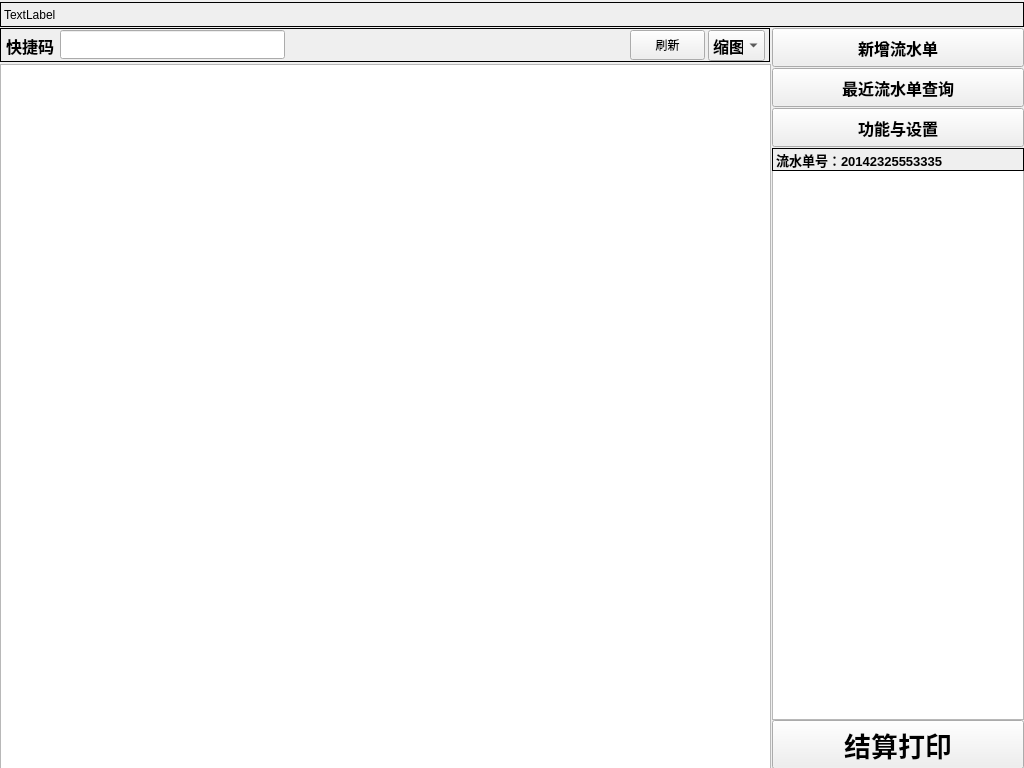
<?xml version="1.0" encoding="UTF-8"?>
<ui version="4.0">
 <class>MainWindow</class>
 <widget class="QMainWindow" name="MainWindow">
  <property name="geometry">
   <rect>
    <x>0</x>
    <y>0</y>
    <width>1024</width>
    <height>768</height>
   </rect>
  </property>
  <property name="windowTitle">
   <string>MainWindow</string>
  </property>
  <widget class="QWidget" name="centralWidget">
   <widget class="QLabel" name="label">
    <property name="geometry">
     <rect>
      <x>0</x>
      <y>2</y>
      <width>1024</width>
      <height>25</height>
     </rect>
    </property>
    <property name="frameShape">
     <enum>QFrame::Box</enum>
    </property>
    <property name="text">
     <string>TextLabel</string>
    </property>
   </widget>
   <widget class="QTableView" name="tableView">
    <property name="geometry">
     <rect>
      <x>0</x>
      <y>64</y>
      <width>771</width>
      <height>708</height>
     </rect>
    </property>
   </widget>
   <widget class="QFrame" name="frame">
    <property name="geometry">
     <rect>
      <x>0</x>
      <y>28</y>
      <width>770</width>
      <height>34</height>
     </rect>
    </property>
    <property name="frameShape">
     <enum>QFrame::Box</enum>
    </property>
    <property name="frameShadow">
     <enum>QFrame::Plain</enum>
    </property>
    <widget class="QLineEdit" name="lineEdit">
     <property name="geometry">
      <rect>
       <x>60</x>
       <y>2</y>
       <width>225</width>
       <height>29</height>
      </rect>
     </property>
    </widget>
    <widget class="QLabel" name="label_2">
     <property name="geometry">
      <rect>
       <x>6</x>
       <y>8</y>
       <width>54</width>
       <height>19</height>
      </rect>
     </property>
     <property name="font">
      <font>
       <pointsize>12</pointsize>
       <weight>75</weight>
       <bold>true</bold>
      </font>
     </property>
     <property name="text">
      <string>快捷码</string>
     </property>
    </widget>
    <widget class="QPushButton" name="refreshbtn">
     <property name="geometry">
      <rect>
       <x>630</x>
       <y>2</y>
       <width>75</width>
       <height>30</height>
      </rect>
     </property>
     <property name="sizePolicy">
      <sizepolicy hsizetype="Fixed" vsizetype="Fixed">
       <horstretch>0</horstretch>
       <verstretch>0</verstretch>
      </sizepolicy>
     </property>
     <property name="text">
      <string>刷新</string>
     </property>
     <property name="autoExclusive">
      <bool>false</bool>
     </property>
    </widget>
    <widget class="QComboBox" name="comboBox">
     <property name="geometry">
      <rect>
       <x>708</x>
       <y>2</y>
       <width>57</width>
       <height>31</height>
      </rect>
     </property>
     <property name="font">
      <font>
       <pointsize>12</pointsize>
       <weight>75</weight>
       <bold>true</bold>
      </font>
     </property>
     <property name="autoFillBackground">
      <bool>true</bool>
     </property>
     <property name="sizeAdjustPolicy">
      <enum>QComboBox::AdjustToMinimumContentsLength</enum>
     </property>
     <property name="duplicatesEnabled">
      <bool>true</bool>
     </property>
     <property name="frame">
      <bool>true</bool>
     </property>
     <item>
      <property name="text">
       <string>缩图</string>
      </property>
     </item>
     <item>
      <property name="text">
       <string>列表</string>
      </property>
     </item>
     <item>
      <property name="text">
       <string>简字</string>
      </property>
     </item>
    </widget>
   </widget>
   <widget class="QTableView" name="tableView_2">
    <property name="geometry">
     <rect>
      <x>772</x>
      <y>170</y>
      <width>252</width>
      <height>550</height>
     </rect>
    </property>
   </widget>
   <widget class="QPushButton" name="pushButton">
    <property name="geometry">
     <rect>
      <x>772</x>
      <y>720</y>
      <width>252</width>
      <height>49</height>
     </rect>
    </property>
    <property name="font">
     <font>
      <pointsize>20</pointsize>
      <weight>75</weight>
      <bold>true</bold>
     </font>
    </property>
    <property name="autoFillBackground">
     <bool>false</bool>
    </property>
    <property name="text">
     <string>结算打印</string>
    </property>
   </widget>
   <widget class="QPushButton" name="pushButton_2">
    <property name="geometry">
     <rect>
      <x>772</x>
      <y>28</y>
      <width>252</width>
      <height>39</height>
     </rect>
    </property>
    <property name="font">
     <font>
      <pointsize>12</pointsize>
      <weight>75</weight>
      <bold>true</bold>
     </font>
    </property>
    <property name="autoFillBackground">
     <bool>false</bool>
    </property>
    <property name="text">
     <string>新增流水单</string>
    </property>
   </widget>
   <widget class="QPushButton" name="pushButton_3">
    <property name="geometry">
     <rect>
      <x>772</x>
      <y>68</y>
      <width>252</width>
      <height>39</height>
     </rect>
    </property>
    <property name="font">
     <font>
      <pointsize>12</pointsize>
      <weight>75</weight>
      <bold>true</bold>
     </font>
    </property>
    <property name="autoFillBackground">
     <bool>false</bool>
    </property>
    <property name="text">
     <string>最近流水单查询</string>
    </property>
   </widget>
   <widget class="QPushButton" name="pushButton_4">
    <property name="geometry">
     <rect>
      <x>772</x>
      <y>108</y>
      <width>252</width>
      <height>39</height>
     </rect>
    </property>
    <property name="font">
     <font>
      <pointsize>12</pointsize>
      <weight>75</weight>
      <bold>true</bold>
     </font>
    </property>
    <property name="autoFillBackground">
     <bool>false</bool>
    </property>
    <property name="text">
     <string>功能与设置</string>
    </property>
   </widget>
   <widget class="QLabel" name="label_5">
    <property name="geometry">
     <rect>
      <x>772</x>
      <y>148</y>
      <width>252</width>
      <height>23</height>
     </rect>
    </property>
    <property name="font">
     <font>
      <pointsize>10</pointsize>
      <weight>75</weight>
      <bold>true</bold>
     </font>
    </property>
    <property name="frameShape">
     <enum>QFrame::Box</enum>
    </property>
    <property name="text">
     <string>流水单号：20142325553335</string>
    </property>
   </widget>
  </widget>
 </widget>
 <layoutdefault spacing="6" margin="11"/>
 <resources/>
 <connections/>
</ui>
